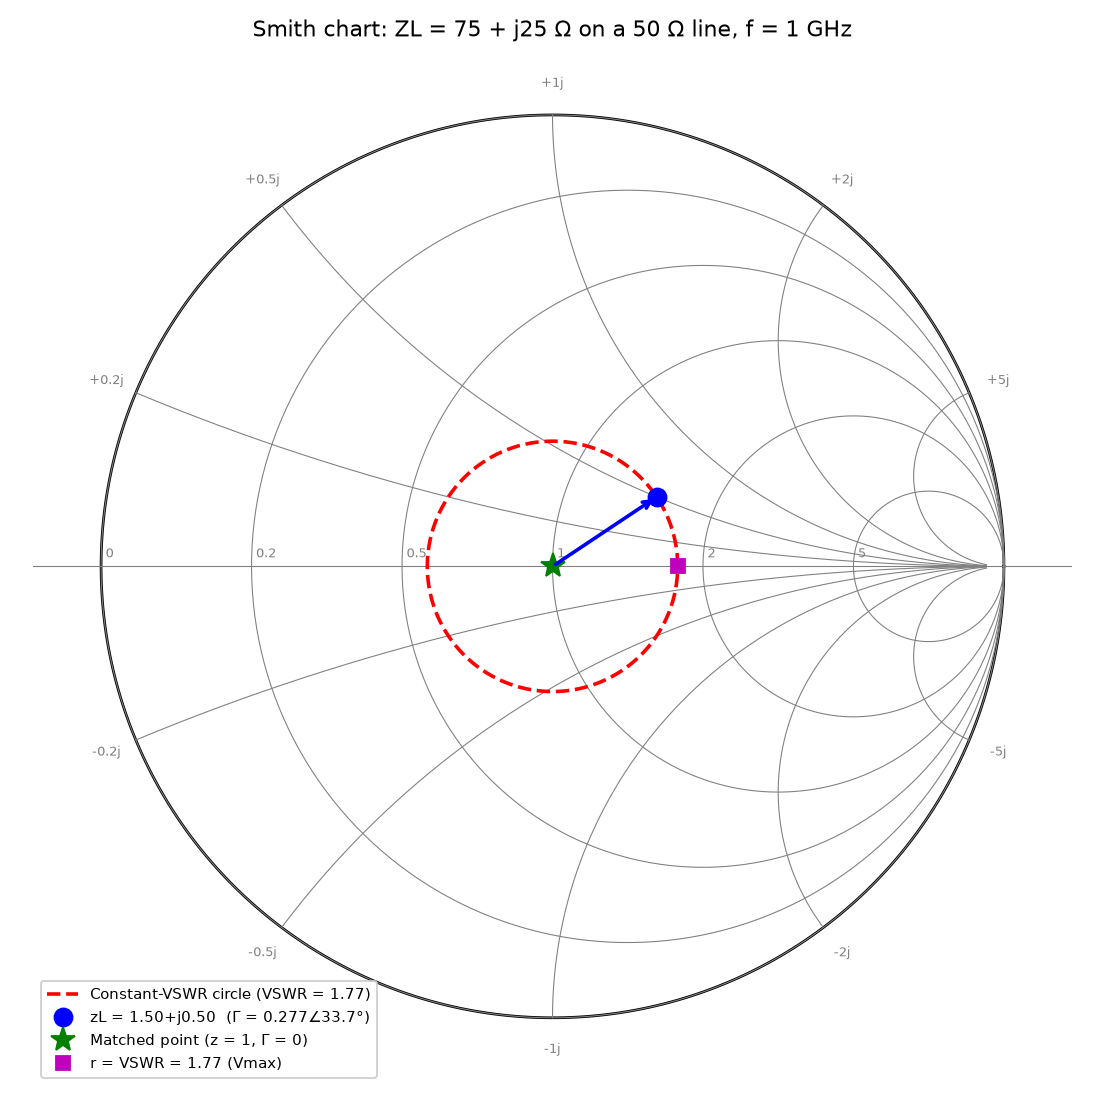

This figure's Python source:
"""
Simulation 5 - Smith chart analysis of ZL = 75 + j25 ohm on a 50 ohm lossless line at 1 GHz.
Run:  python sim5_smith_chart.py
"""
import numpy as np
import matplotlib
matplotlib.use("Agg")
import matplotlib.pyplot as plt

f, Z0, ZL = 1e9, 50.0, 75 + 25j


def draw_smith(ax):
    t = np.linspace(0, 2 * np.pi, 400)
    ax.plot(np.cos(t), np.sin(t), "k", lw=1.5)
    for r in [0, 0.2, 0.5, 1, 2, 5]:
        c, rad = r / (1 + r), 1 / (1 + r)
        ax.plot(c + rad * np.cos(t), rad * np.sin(t), color="gray", lw=0.6)
        ax.text(c - rad + 0.01, 0.02, f"{r:g}", fontsize=7, color="gray")
    for x in [0.2, 0.5, 1, 2, 5]:
        for s in (1, -1):
            z = 1j * s * x + np.linspace(0, 50, 3000) ** 2 / 50
            g = (z - 1) / (z + 1)
            g = g[np.abs(g) <= 1.0001]
            ax.plot(g.real, g.imag, color="gray", lw=0.6)
            gt = (1j * s * x - 1) / (1j * s * x + 1)
            ax.text(gt.real * 1.07, gt.imag * 1.07, f"{s*x:+g}j", fontsize=7, color="gray",
                    ha="center", va="center")
    ax.axhline(0, color="gray", lw=0.6)
    ax.set_aspect("equal"); ax.set_xlim(-1.15, 1.15); ax.set_ylim(-1.15, 1.15); ax.axis("off")


def main():
    print("=" * 66)
    print("SIMULATION 5: Smith chart, ZL = 75 + j25 ohm, Z0 = 50 ohm, f = 1 GHz")
    print("=" * 66)
    zL = ZL / Z0
    print(f"(1) Normalized load impedance zL = ZL/Z0 = {zL.real:.2f} {zL.imag:+.2f}j")
    G = (zL - 1) / (zL + 1)
    mag, ang = abs(G), np.degrees(np.angle(G))
    print(f"(2) Reflection coefficient Gamma = (zL-1)/(zL+1) = {G.real:.4f} {G.imag:+.4f}j")
    print(f"    |Gamma| = {mag:.4f}, angle = {ang:.2f} deg")
    S = (1 + mag) / (1 - mag)
    print(f"(3) VSWR = (1+|Gamma|)/(1-|Gamma|) = {S:.4f}")
    print(f"    Return loss = {-20*np.log10(mag):.2f} dB, mismatch loss = {-10*np.log10(1-mag**2):.3f} dB,"
          f" power reflected = {mag**2*100:.2f}%")
    lam = 3e8 / f
    d_max = (np.radians(ang) % (2 * np.pi)) / (4 * np.pi) * lam
    print(f"    lambda = {lam*100:.1f} cm; first voltage maximum {d_max*100:.2f} cm from the load"
          f" (Zmax = {Z0*S:.2f} ohm), first minimum {(d_max+lam/4)*100:.2f} cm (Zmin = {Z0/S:.2f} ohm)")
    print("(4)/(5) zL, Gamma and the constant-VSWR circle are plotted in sim5_smith_chart.png")
    print(f"(6) Matched? {'YES' if mag < 1e-6 else 'NO'}. A match needs ZL = Z0 (zL = 1, Gamma = 0, VSWR = 1).")
    print(f"    Here Gamma = {mag:.3f} and VSWR = {S:.2f}, so {mag**2*100:.1f}% of incident power is reflected")
    print("    and a standing wave forms. The point lies in the upper half (inductive, x = +0.5) on the")
    print("    r = 1.5 circle, away from the chart centre. It could be matched with a quarter-wave")
    print("    transformer at a voltage max/min, or a single-stub tuner where the VSWR circle meets r = 1.")

    fig, ax = plt.subplots(figsize=(8.5, 8.5))
    draw_smith(ax)
    t = np.linspace(0, 2 * np.pi, 400)
    ax.plot(mag * np.cos(t), mag * np.sin(t), "r--", lw=2, label=f"Constant-VSWR circle (VSWR = {S:.2f})")
    ax.annotate("", xy=(G.real, G.imag), xytext=(0, 0),
                arrowprops=dict(arrowstyle="->", color="blue", lw=2))
    ax.plot(G.real, G.imag, "bo", ms=10, label=f"zL = {zL.real:.2f}+j{zL.imag:.2f}  (Γ = {mag:.3f}∠{ang:.1f}°)")
    ax.plot(0, 0, "g*", ms=14, label="Matched point (z = 1, Γ = 0)")
    ax.plot([mag], [0], "ms", ms=8, label=f"r = VSWR = {S:.2f} (Vmax)")
    ax.set_title("Smith chart: ZL = 75 + j25 Ω on a 50 Ω line, f = 1 GHz", fontsize=12)
    ax.legend(loc="lower left", fontsize=8.5, framealpha=0.95)
    plt.tight_layout()
    plt.savefig("sim5_smith_chart.png", dpi=130)
    print("Plot saved: sim5_smith_chart.png")


if __name__ == "__main__":
    main()
